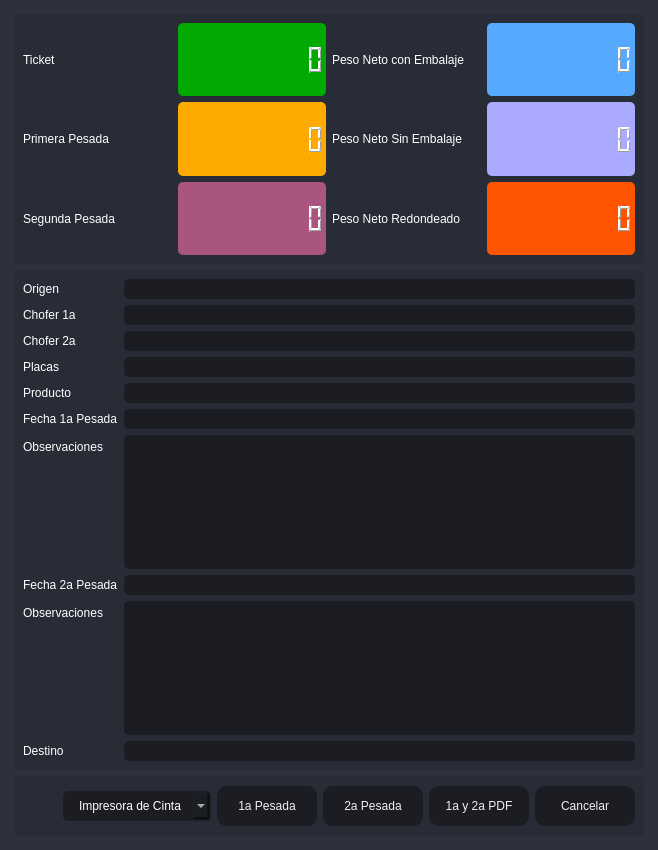
       <widget class="QFrame" name="frame_center">
        <property name="sizePolicy">
         <sizepolicy hsizetype="Expanding" vsizetype="Expanding">
          <horstretch>0</horstretch>
          <verstretch>0</verstretch>
         </sizepolicy>
        </property>
        <property name="styleSheet">
         <string notr="true">background-color: rgb(40, 44, 52);</string>
        </property>
        <property name="frameShape">
         <enum>QFrame::NoFrame</enum>
        </property>
        <property name="frameShadow">
         <enum>QFrame::Raised</enum>
        </property>
        <layout class="QHBoxLayout" name="horizontalLayout_2">
         <property name="spacing">
          <number>0</number>
         </property>
         <property name="leftMargin">
          <number>0</number>
         </property>
         <property name="topMargin">
          <number>0</number>
         </property>
         <property name="rightMargin">
          <number>0</number>
         </property>
         <property name="bottomMargin">
          <number>0</number>
         </property>
         <item>
          <widget class="QFrame" name="frame_content_right">
           <property name="styleSheet">
            <string notr="true">background-color: rgb(44, 49, 60);</string>
           </property>
           <property name="frameShape">
            <enum>QFrame::NoFrame</enum>
           </property>
           <property name="frameShadow">
            <enum>QFrame::Raised</enum>
           </property>
           <layout class="QVBoxLayout" name="verticalLayout_4">
            <property name="spacing">
             <number>0</number>
            </property>
            <property name="leftMargin">
             <number>0</number>
            </property>
            <property name="topMargin">
             <number>0</number>
            </property>
            <property name="rightMargin">
             <number>0</number>
            </property>
            <property name="bottomMargin">
             <number>0</number>
            </property>
            <item>
             <widget class="QFrame" name="frame_content">
              <property name="frameShape">
               <enum>QFrame::NoFrame</enum>
              </property>
              <property name="frameShadow">
               <enum>QFrame::Raised</enum>
              </property>
              <layout class="QVBoxLayout" name="verticalLayout_9">
               <property name="spacing">
                <number>0</number>
               </property>
               <property name="leftMargin">
                <number>5</number>
               </property>
               <property name="topMargin">
                <number>5</number>
               </property>
               <property name="rightMargin">
                <number>5</number>
               </property>
               <property name="bottomMargin">
                <number>5</number>
               </property>
               <item>
                <widget class="QStackedWidget" name="stackedWidget">
                 <property name="styleSheet">
                  <string notr="true">background: transparent;</string>
                 </property>
                 <property name="currentIndex">
                  <number>0</number>
                 </property>
                 <widget class="QWidget" name="page_home">
                  <layout class="QVBoxLayout" name="verticalLayout_10">
                   <item>
                    <widget class="QFrame" name="frame">
                     <property name="minimumSize">
                      <size>
                       <width>0</width>
                       <height>250</height>
                      </size>
                     </property>
                     <property name="maximumSize">
                      <size>
                       <width>16777215</width>
                       <height>250</height>
                      </size>
                     </property>
                     <property name="styleSheet">
                      <string notr="true">background-color: rgb(39, 44, 54);
border-radius: 5px;</string>
                     </property>
                     <property name="frameShape">
                      <enum>QFrame::StyledPanel</enum>
                     </property>
                     <property name="frameShadow">
                      <enum>QFrame::Raised</enum>
                     </property>
                     <layout class="QHBoxLayout" name="horizontalLayout_6">
                      <item>
                       <layout class="QGridLayout" name="gridLayout_2">
                        <item row="1" column="2">
                         <widget class="QLabel" name="label_5">
                          <property name="styleSheet">
                           <string notr="true">color: rgb(255, 255, 255);
font: 75 12pt &quot;MS Shell Dlg 2&quot;;</string>
                          </property>
                          <property name="text">
                           <string>Peso Neto Sin Embalaje</string>
                          </property>
                         </widget>
                        </item>
                        <item row="1" column="1">
                         <widget class="QLCDNumber" name="lcdNumber_3">
                          <property name="styleSheet">
                           <string notr="true">color: rgb(255, 255, 255);
background-color: rgb(255, 170, 0);</string>
                          </property>
                          <property name="digitCount">
                           <number>10</number>
                          </property>
                         </widget>
                        </item>
                        <item row="1" column="3">
                         <widget class="QLCDNumber" name="lcdNumber_4">
                          <property name="styleSheet">
                           <string notr="true">color: rgb(255, 255, 255);
background-color: rgb(170, 170, 255);</string>
                          </property>
                          <property name="digitCount">
                           <number>10</number>
                          </property>
                         </widget>
                        </item>
                        <item row="0" column="3">
                         <widget class="QLCDNumber" name="lcdNumber_1">
                          <property name="styleSheet">
                           <string notr="true">color: rgb(255, 255, 255);
background-color: rgb(85, 170, 255);</string>
                          </property>
                          <property name="digitCount">
                           <number>10</number>
                          </property>
                         </widget>
                        </item>
                        <item row="2" column="3">
                         <widget class="QLCDNumber" name="lcdNumber_6">
                          <property name="styleSheet">
                           <string notr="true">color: rgb(255, 255, 255);
background-color: rgb(255, 85, 0);</string>
                          </property>
                          <property name="digitCount">
                           <number>10</number>
                          </property>
                         </widget>
                        </item>
                        <item row="0" column="0">
                         <widget class="QLabel" name="label_2">
                          <property name="styleSheet">
                           <string notr="true">color: rgb(255, 255, 255);
font: 75 12pt &quot;MS Shell Dlg 2&quot;;</string>
                          </property>
                          <property name="text">
                           <string>Ticket</string>
                          </property>
                         </widget>
                        </item>
                        <item row="1" column="0">
                         <widget class="QLabel" name="label_4">
                          <property name="styleSheet">
                           <string notr="true">color: rgb(255, 255, 255);
font: 75 12pt &quot;MS Shell Dlg 2&quot;;</string>
                          </property>
                          <property name="text">
                           <string>Primera Pesada</string>
                          </property>
                         </widget>
                        </item>
                        <item row="0" column="1">
                         <widget class="QLCDNumber" name="lcdNumber_9">
                          <property name="styleSheet">
                           <string notr="true">color: rgb(255, 255, 255);
background-color: rgb(0, 170, 0);</string>
                          </property>
                          <property name="digitCount">
                           <number>10</number>
                          </property>
                         </widget>
                        </item>
                        <item row="2" column="0">
                         <widget class="QLabel" name="label_6">
                          <property name="styleSheet">
                           <string notr="true">color: rgb(255, 255, 255);
font: 75 12pt &quot;MS Shell Dlg 2&quot;;</string>
                          </property>
                          <property name="text">
                           <string>Segunda Pesada</string>
                          </property>
                         </widget>
                        </item>
                        <item row="0" column="2">
                         <widget class="QLabel" name="label_3">
                          <property name="styleSheet">
                           <string notr="true">color: rgb(255, 255, 255);
font: 75 12pt &quot;MS Shell Dlg 2&quot;;</string>
                          </property>
                          <property name="text">
                           <string>Peso Neto con Embalaje</string>
                          </property>
                         </widget>
                        </item>
                        <item row="2" column="2">
                         <widget class="QLabel" name="label_7">
                          <property name="styleSheet">
                           <string notr="true">color: rgb(255, 255, 255);
font: 75 12pt &quot;MS Shell Dlg 2&quot;;</string>
                          </property>
                          <property name="text">
                           <string>Peso Neto Redondeado</string>
                          </property>
                         </widget>
                        </item>
                        <item row="2" column="1">
                         <widget class="QLCDNumber" name="lcdNumber_7">
                          <property name="styleSheet">
                           <string notr="true">color: rgb(255, 255, 255);
background-color: rgb(170, 85, 127);</string>
                          </property>
                          <property name="digitCount">
                           <number>10</number>
                          </property>
                         </widget>
                        </item>
                       </layout>
                      </item>
                     </layout>
                    </widget>
                   </item>
                   <item>
                    <widget class="QFrame" name="frame_3">
                     <property name="minimumSize">
                      <size>
                       <width>0</width>
                       <height>160</height>
                      </size>
                     </property>
                     <property name="maximumSize">
                      <size>
                       <width>16777215</width>
                       <height>500</height>
                      </size>
                     </property>
                     <property name="styleSheet">
                      <string notr="true">background-color: rgb(39, 44, 54);
border-radius: 5px;</string>
                     </property>
                     <property name="frameShape">
                      <enum>QFrame::StyledPanel</enum>
                     </property>
                     <property name="frameShadow">
                      <enum>QFrame::Raised</enum>
                     </property>
                     <layout class="QVBoxLayout" name="verticalLayout_5">
                      <item>
                       <layout class="QFormLayout" name="formLayout">
                        <item row="0" column="0">
                         <widget class="QLabel" name="label_8">
                          <property name="styleSheet">
                           <string notr="true">color: rgb(255, 255, 255);
font: 75 12pt &quot;MS Shell Dlg 2&quot;;</string>
                          </property>
                          <property name="text">
                           <string>Origen</string>
                          </property>
                         </widget>
                        </item>
                        <item row="0" column="1">
                         <widget class="QLineEdit" name="Origen">
                          <property name="styleSheet">
                           <string notr="true">QLineEdit {
	background-color: rgb(27, 29, 35);
	border-radius: 5px;
	border: 2px solid rgb(27, 29, 35);
	padding-left: 10px;
	font: 75 12pt &quot;MS Shell Dlg 2&quot;;
	color: rgb(255, 255, 255);
}
QLineEdit:hover {
	border: 2px solid rgb(64, 71, 88);
}
QLineEdit:focus {
	border: 2px solid rgb(91, 101, 124);
}</string>
                          </property>
                          <property name="readOnly">
                           <bool>true</bool>
                          </property>
                         </widget>
                        </item>
                        <item row="1" column="0">
                         <widget class="QLabel" name="label_9">
                          <property name="styleSheet">
                           <string notr="true">color: rgb(255, 255, 255);
font: 75 12pt &quot;MS Shell Dlg 2&quot;;</string>
                          </property>
                          <property name="text">
                           <string>Chofer 1a</string>
                          </property>
                         </widget>
                        </item>
                        <item row="1" column="1">
                         <widget class="QLineEdit" name="Operador">
                          <property name="styleSheet">
                           <string notr="true">QLineEdit {
	background-color: rgb(27, 29, 35);
	border-radius: 5px;
	border: 2px solid rgb(27, 29, 35);
	padding-left: 10px;
	font: 75 12pt &quot;MS Shell Dlg 2&quot;;
	color: rgb(255, 255, 255);
}
QLineEdit:hover {
	border: 2px solid rgb(64, 71, 88);
}
QLineEdit:focus {
	border: 2px solid rgb(91, 101, 124);
}</string>
                          </property>
                          <property name="readOnly">
                           <bool>true</bool>
                          </property>
                         </widget>
                        </item>
                        <item row="3" column="0">
                         <widget class="QLabel" name="label_10">
                          <property name="styleSheet">
                           <string notr="true">color: rgb(255, 255, 255);
font: 75 12pt &quot;MS Shell Dlg 2&quot;;</string>
                          </property>
                          <property name="text">
                           <string>Placas</string>
                          </property>
                         </widget>
                        </item>
                        <item row="3" column="1">
                         <widget class="QLineEdit" name="Placas">
                          <property name="styleSheet">
                           <string notr="true">QLineEdit {
	background-color: rgb(27, 29, 35);
	border-radius: 5px;
	border: 2px solid rgb(27, 29, 35);
	padding-left: 10px;
	font: 75 12pt &quot;MS Shell Dlg 2&quot;;
	color: rgb(255, 255, 255);
}
QLineEdit:hover {
	border: 2px solid rgb(64, 71, 88);
}
QLineEdit:focus {
	border: 2px solid rgb(91, 101, 124);
}</string>
                          </property>
                          <property name="readOnly">
                           <bool>true</bool>
                          </property>
                         </widget>
                        </item>
                        <item row="4" column="0">
                         <widget class="QLabel" name="label_11">
                          <property name="styleSheet">
                           <string notr="true">color: rgb(255, 255, 255);
font: 75 12pt &quot;MS Shell Dlg 2&quot;;</string>
                          </property>
                          <property name="text">
                           <string>Producto</string>
                          </property>
                         </widget>
                        </item>
                        <item row="4" column="1">
                         <widget class="QLineEdit" name="Producto">
                          <property name="styleSheet">
                           <string notr="true">QLineEdit {
	background-color: rgb(27, 29, 35);
	border-radius: 5px;
	border: 2px solid rgb(27, 29, 35);
	padding-left: 10px;
	font: 75 12pt &quot;MS Shell Dlg 2&quot;;
	color: rgb(255, 255, 255);
}
QLineEdit:hover {
	border: 2px solid rgb(64, 71, 88);
}
QLineEdit:focus {
	border: 2px solid rgb(91, 101, 124);
}</string>
                          </property>
                          <property name="readOnly">
                           <bool>true</bool>
                          </property>
                         </widget>
                        </item>
                        <item row="5" column="0">
                         <widget class="QLabel" name="label_12">
                          <property name="styleSheet">
                           <string notr="true">color: rgb(255, 255, 255);
font: 75 12pt &quot;MS Shell Dlg 2&quot;;</string>
                          </property>
                          <property name="text">
                           <string>Fecha 1a Pesada</string>
                          </property>
                         </widget>
                        </item>
                        <item row="5" column="1">
                         <widget class="QLineEdit" name="EFecha">
                          <property name="styleSheet">
                           <string notr="true">QLineEdit {
	background-color: rgb(27, 29, 35);
	border-radius: 5px;
	border: 2px solid rgb(27, 29, 35);
	padding-left: 10px;
	font: 75 12pt &quot;MS Shell Dlg 2&quot;;
	color: rgb(255, 255, 255);
}
QLineEdit:hover {
	border: 2px solid rgb(64, 71, 88);
}
QLineEdit:focus {
	border: 2px solid rgb(91, 101, 124);
}</string>
                          </property>
                          <property name="readOnly">
                           <bool>true</bool>
                          </property>
                         </widget>
                        </item>
                        <item row="6" column="0">
                         <widget class="QLabel" name="label_13">
                          <property name="styleSheet">
                           <string notr="true">color: rgb(255, 255, 255);
font: 75 12pt &quot;MS Shell Dlg 2&quot;;</string>
                          </property>
                          <property name="text">
                           <string>Observaciones</string>
                          </property>
                         </widget>
                        </item>
                        <item row="6" column="1">
                         <widget class="QPlainTextEdit" name="ObservacionesCompra">
                          <property name="styleSheet">
                           <string notr="true">QPlainTextEdit {
	background-color: rgb(27, 29, 35);
	border-radius: 5px;
	padding: 10px;
    color: rgb(255, 255, 255);
	font: 75 12pt &quot;MS Shell Dlg 2&quot;;
}
QPlainTextEdit:hover {
	border: 2px solid rgb(64, 71, 88);
}
QPlainTextEdit:focus {
	border: 2px solid rgb(91, 101, 124);
}</string>
                          </property>
                          <property name="readOnly">
                           <bool>true</bool>
                          </property>
                         </widget>
                        </item>
                        <item row="7" column="0">
                         <widget class="QLabel" name="label_14">
                          <property name="styleSheet">
                           <string notr="true">color: rgb(255, 255, 255);
font: 75 12pt &quot;MS Shell Dlg 2&quot;;</string>
                          </property>
                          <property name="text">
                           <string>Fecha 2a Pesada</string>
                          </property>
                         </widget>
                        </item>
                        <item row="7" column="1">
                         <widget class="QLineEdit" name="SFecha">
                          <property name="styleSheet">
                           <string notr="true">QLineEdit {
	background-color: rgb(27, 29, 35);
	border-radius: 5px;
	border: 2px solid rgb(27, 29, 35);
	padding-left: 10px;
	font: 75 12pt &quot;MS Shell Dlg 2&quot;;
	color: rgb(255, 255, 255);
}
QLineEdit:hover {
	border: 2px solid rgb(64, 71, 88);
}
QLineEdit:focus {
	border: 2px solid rgb(91, 101, 124);
}</string>
                          </property>
                          <property name="readOnly">
                           <bool>true</bool>
                          </property>
                         </widget>
                        </item>
                        <item row="8" column="0">
                         <widget class="QLabel" name="label_15">
                          <property name="styleSheet">
                           <string notr="true">color: rgb(255, 255, 255);
font: 75 12pt &quot;MS Shell Dlg 2&quot;;</string>
                          </property>
                          <property name="text">
                           <string>Observaciones</string>
                          </property>
                         </widget>
                        </item>
                        <item row="8" column="1">
                         <widget class="QPlainTextEdit" name="ObservacionesCompra2">
                          <property name="styleSheet">
                           <string notr="true">QPlainTextEdit {
	background-color: rgb(27, 29, 35);
	border-radius: 5px;
	padding: 10px;
    color: rgb(255, 255, 255);
	font: 75 12pt &quot;MS Shell Dlg 2&quot;;
}
QPlainTextEdit:hover {
	border: 2px solid rgb(64, 71, 88);
}
QPlainTextEdit:focus {
	border: 2px solid rgb(91, 101, 124);
}</string>
                          </property>
                         </widget>
                        </item>
                        <item row="9" column="0">
                         <widget class="QLabel" name="label_16">
                          <property name="styleSheet">
                           <string notr="true">color: rgb(255, 255, 255);
font: 75 12pt &quot;MS Shell Dlg 2&quot;;</string>
                          </property>
                          <property name="text">
                           <string>Destino</string>
                          </property>
                         </widget>
                        </item>
                        <item row="9" column="1">
                         <widget class="QLineEdit" name="Destino">
                          <property name="styleSheet">
                           <string notr="true">QLineEdit {
	background-color: rgb(27, 29, 35);
	border-radius: 5px;
	border: 2px solid rgb(27, 29, 35);
	padding-left: 10px;
	font: 75 12pt &quot;MS Shell Dlg 2&quot;;
	color: rgb(255, 255, 255);
}
QLineEdit:hover {
	border: 2px solid rgb(64, 71, 88);
}
QLineEdit:focus {
	border: 2px solid rgb(91, 101, 124);
}</string>
                          </property>
                         </widget>
                        </item>
                        <item row="2" column="0">
                         <widget class="QLabel" name="label_17">
                          <property name="styleSheet">
                           <string notr="true">color: rgb(255, 255, 255);
font: 75 12pt &quot;MS Shell Dlg 2&quot;;</string>
                          </property>
                          <property name="text">
                           <string>Chofer 2a</string>
                          </property>
                         </widget>
                        </item>
                        <item row="2" column="1">
                         <widget class="QLineEdit" name="Operador2a">
                          <property name="styleSheet">
                           <string notr="true">QLineEdit {
	background-color: rgb(27, 29, 35);
	border-radius: 5px;
	border: 2px solid rgb(27, 29, 35);
	padding-left: 10px;
	font: 75 12pt &quot;MS Shell Dlg 2&quot;;
	color: rgb(255, 255, 255);
}
QLineEdit:hover {
	border: 2px solid rgb(64, 71, 88);
}
QLineEdit:focus {
	border: 2px solid rgb(91, 101, 124);
}</string>
                          </property>
                          <property name="readOnly">
                           <bool>true</bool>
                          </property>
                         </widget>
                        </item>
                       </layout>
                      </item>
                     </layout>
                    </widget>
                   </item>
                   <item>
                    <widget class="QFrame" name="frame_2">
                     <property name="minimumSize">
                      <size>
                       <width>0</width>
                       <height>60</height>
                      </size>
                     </property>
                     <property name="maximumSize">
                      <size>
                       <width>16777215</width>
                       <height>60</height>
                      </size>
                     </property>
                     <property name="styleSheet">
                      <string notr="true">background-color: rgb(39, 44, 54);
border-radius: 5px;</string>
                     </property>
                     <property name="frameShape">
                      <enum>QFrame::StyledPanel</enum>
                     </property>
                     <property name="frameShadow">
                      <enum>QFrame::Raised</enum>
                     </property>
                     <layout class="QHBoxLayout" name="horizontalLayout_9">
                      <item>
                       <layout class="QGridLayout" name="gridLayout">
                        <item row="0" column="1">
                         <widget class="QComboBox" name="comboBox_impresora">
                          <property name="styleSheet">
                           <string notr="true">QComboBox{
	background-color: rgb(27, 29, 35);
	border-radius: 5px;
	border: 2px solid rgb(27, 29, 35);
	padding: 5px;
	padding-left: 14px;
	color: rgb(255, 255, 255);
    font: 75 12pt &quot;MS Shell Dlg 2&quot;;
}
QComboBox:hover{
	border: 2px solid rgb(64, 71, 88);
}
QComboBox QAbstractItemView {
	color: rgb(85, 170, 255);	
	background-color: rgb(27, 29, 35);
	padding: 10px;
	selection-background-color: rgb(39, 44, 54);
}</string>
                          </property>
                          <item>
                           <property name="text">
                            <string>Impresora de Cinta</string>
                           </property>
                          </item>
                          <item>
                           <property name="text">
                            <string>Impresora Windows</string>
                           </property>
                          </item>
                         </widget>
                        </item>
                        <item row="0" column="5">
                         <widget class="QPushButton" name="btnr">
                          <property name="minimumSize">
                           <size>
                            <width>100</width>
                            <height>40</height>
                           </size>
                          </property>
                          <property name="styleSheet">
                           <string notr="true">QPushButton {
	border-color: rgb(27, 29, 35);
	font: 75 10pt &quot;MS Shell Dlg 2&quot;;
	color: rgb(240, 240, 240);
	background-color: rgb(27, 29, 35);
	border: 0px solid;
	border-radius: 10px;	
}
QPushButton:hover {
	background-color:rgb(44, 49, 60);
	border-color: rgb(27, 29, 35);
	border: 2px solid;
}</string>
                          </property>
                          <property name="text">
                           <string>Cancelar</string>
                          </property>
                         </widget>
                        </item>
                        <item row="0" column="0">
                         <spacer name="horizontalSpacer">
                          <property name="orientation">
                           <enum>Qt::Horizontal</enum>
                          </property>
                          <property name="sizeHint" stdset="0">
                           <size>
                            <width>40</width>
                            <height>20</height>
                           </size>
                          </property>
                         </spacer>
                        </item>
                        <item row="0" column="2">
                         <widget class="QPushButton" name="btn_guardar">
                          <property name="minimumSize">
                           <size>
                            <width>100</width>
                            <height>40</height>
                           </size>
                          </property>
                          <property name="styleSheet">
                           <string notr="true">QPushButton {
	border-color: rgb(27, 29, 35);
	font: 75 10pt &quot;MS Shell Dlg 2&quot;;
	color: rgb(240, 240, 240);
	background-color: rgb(27, 29, 35);
	border: 0px solid;
	border-radius: 10px;	
}
QPushButton:hover {
	background-color:rgb(44, 49, 60);
	border-color: rgb(27, 29, 35);
	border: 2px solid;
}</string>
                          </property>
                          <property name="text">
                           <string>1a Pesada</string>
                          </property>
                         </widget>
                        </item>
                        <item row="0" column="3">
                         <widget class="QPushButton" name="btn_guardar2">
                          <property name="minimumSize">
                           <size>
                            <width>100</width>
                            <height>40</height>
                           </size>
                          </property>
                          <property name="styleSheet">
                           <string notr="true">QPushButton {
	border-color: rgb(27, 29, 35);
	font: 75 10pt &quot;MS Shell Dlg 2&quot;;
	color: rgb(240, 240, 240);
	background-color: rgb(27, 29, 35);
	border: 0px solid;
	border-radius: 10px;	
}
QPushButton:hover {
	background-color:rgb(44, 49, 60);
	border-color: rgb(27, 29, 35);
	border: 2px solid;
}</string>
                          </property>
                          <property name="text">
                           <string>2a Pesada</string>
                          </property>
                         </widget>
                        </item>
                        <item row="0" column="4">
                         <widget class="QPushButton" name="btn_1a2a">
                          <property name="minimumSize">
                           <size>
                            <width>100</width>
                            <height>40</height>
                           </size>
                          </property>
                          <property name="styleSheet">
                           <string notr="true">QPushButton {
	border-color: rgb(27, 29, 35);
	font: 75 10pt &quot;MS Shell Dlg 2&quot;;
	color: rgb(240, 240, 240);
	background-color: rgb(27, 29, 35);
	border: 0px solid;
	border-radius: 10px;	
}
QPushButton:hover {
	background-color:rgb(44, 49, 60);
	border-color: rgb(27, 29, 35);
	border: 2px solid;
}</string>
                          </property>
                          <property name="text">
                           <string>1a y 2a PDF</string>
                          </property>
                         </widget>
                        </item>
                       </layout>
                      </item>
                     </layout>
                    </widget>
                   </item>
                  </layout>
                 </widget>
                </widget>
               </item>
              </layout>
             </widget>
            </item>
           </layout>
          </widget>
         </item>
        </layout>
       </widget>
